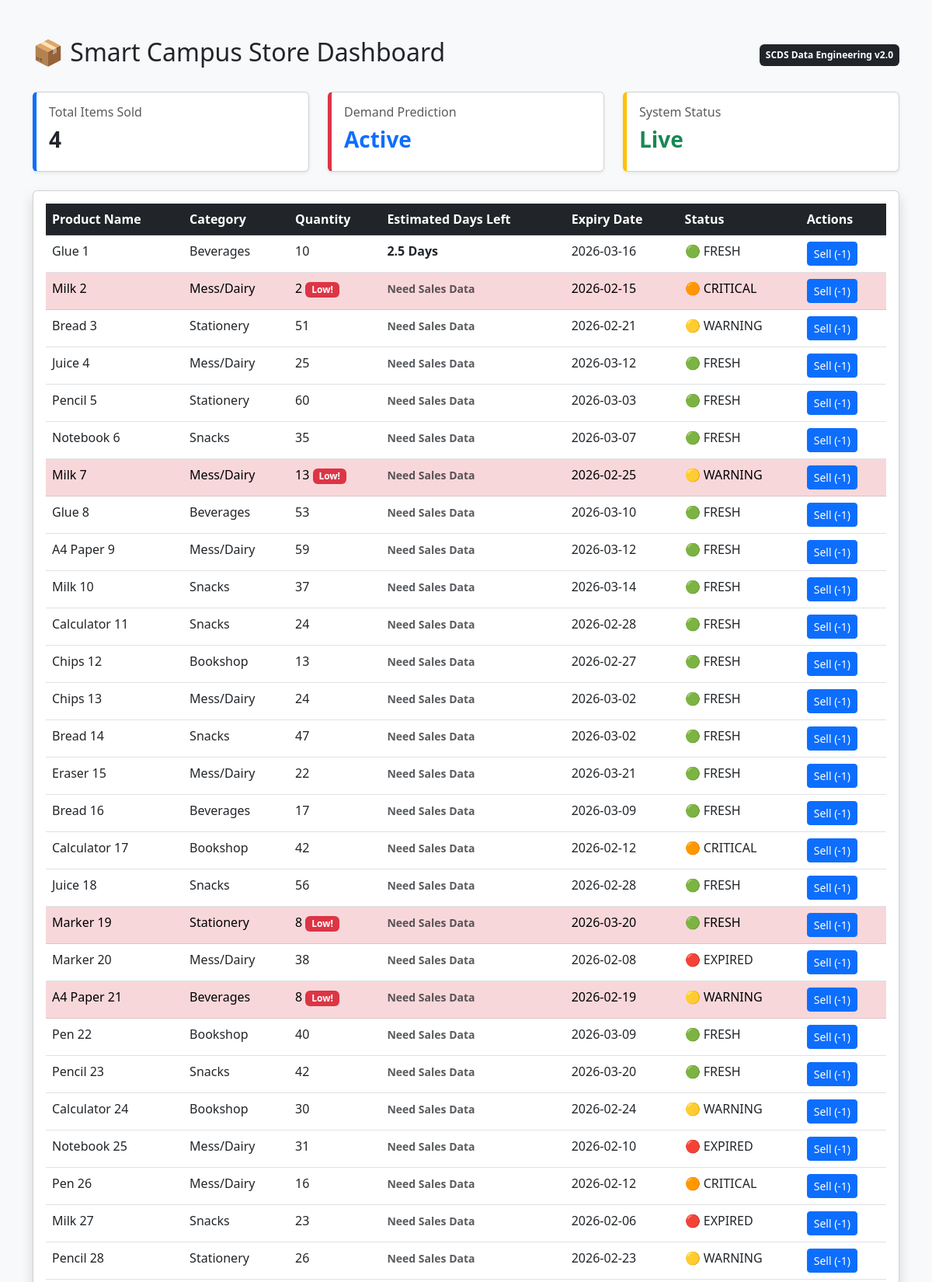
The page / (upper part) on the database its author committed.
### models.py (models this page shows)
class Product(db.Model):
    id = db.Column(db.Integer, primary_key=True)
    name = db.Column(db.String(100), nullable=False)
    category = db.Column(db.String(50))
    min_stock_level = db.Column(db.Integer, default=5)
    batches = db.relationship('Batch', backref='product_info', lazy=True)
    sales = db.relationship('Sale', backref='product_sold', lazy=True) # New Relationship

### app.py (the view)
@app.route('/')
def dashboard():
    today = datetime.now().date()
    batches = db.session.execute(select(Batch)).scalars().all()
    total_sales = db.session.query(Sale).count()
    report = []
    for b in batches:
        product = db.session.get(Product, b.product_id)
        sales_count = db.session.query(Sale).filter_by(product_id=b.product_id).count()
        days_of_stock_left = "N/A"
        if sales_count > 0:
            days_of_stock_left = round(b.quantity / sales_count, 1)
        days_left = (b.expiry_date - today).days
        if days_left < 0: status = "🔴 EXPIRED"
        elif days_left <= 7: status = "🟠 CRITICAL"
        elif days_left <= 15: status = "🟡 WARNING"
        else: status = "🟢 FRESH"
        is_low = b.quantity <= (product.min_stock_level if product else 5)
        report.append({
            "id": b.id,
            "name": product.name if product else "Unknown",
            "category": product.category if product else "N/A",
            "qty": b.quantity,
            "expiry": b.expiry_date.strftime('%Y-%m-%d'),
            "prediction": days_of_stock_left,
            "alert": status,
            "low_stock": is_low
        })
    return render_template('index.html', inventory=report, total_sales=total_sales)

### templates/index.html (shortened to what this page needs)
<!DOCTYPE html>
<html lang="en">
<head>
    <link href="https://cdn.jsdelivr.net/npm/bootstrap@5.3.0/dist/css/bootstrap.min.css" rel="stylesheet">
</head>
<body class="bg-light">
    <div class="container mt-5">
        <div class="d-flex justify-content-between align-items-center mb-4">
            <h2>📦 Smart Campus Store Dashboard</h2>
            <span class="badge bg-dark p-2">SCDS Data Engineering v2.0</span>
        </div>
        <div class="row mb-4">
            <div class="col-md-4">
                <div class="card shadow-sm card-stat">
                    <div class="card-body">
                        <h6 class="text-muted">Total Items Sold</h6>
                        <h3 class="fw-bold">{{ total_sales }}</h3>
                    </div>
                </div>
            </div>
            <div class="col-md-4">
                <div class="card shadow-sm" style="border-left: 5px solid #dc3545;">
                    <div class="card-body">
                        <h6 class="text-muted">Demand Prediction</h6>
                        <h3 class="text-primary fw-bold">Active</h3>
                    </div>
                </div>
            </div>
            <div class="col-md-4">
                <div class="card shadow-sm" style="border-left: 5px solid #ffc107;">
                    <div class="card-body">
                        <h6 class="text-muted">System Status</h6>
                        <h3 class="text-success fw-bold">Live</h3>
                    </div>
                </div>
            </div>
        </div>
        <div class="card shadow">
            <div class="card-body">
                <table class="table table-hover">
                    <thead class="table-dark">
                        <tr>
                            <th>Product Name</th>
                            <th>Category</th>
                            <th>Quantity</th>
                            <th>Estimated Days Left</th>
                            <th>Expiry Date</th>
                            <th>Status</th>
                            <th>Actions</th>
                        </tr>
                    </thead>
                    <tbody>
                        {% for item in inventory %}
                        <tr class="{% if item.low_stock %}table-danger{% endif %}">
                            <td>{{ item.name }}</td>
                            <td>{{ item.category }}</td>
                            <td>
                                {{ item.qty }}
                                {% if item.low_stock %}
                                    <span class="badge bg-danger">Low!</span>
                                {% endif %}
                            </td>
                            <td class="prediction-text">
                                {% if item.prediction == "N/A" %}
                                    <span class="text-muted small">Need Sales Data</span>
                                {% else %}
                                    {{ item.prediction }} Days
                                {% endif %}
                            </td>
                            <td>{{ item.expiry }}</td>
                            <td>{{ item.alert }}</td>
                            <td>
                                <a href="/sell/{{ item.id }}" class="btn btn-sm btn-primary">Sell (-1)</a>
                            </td>
                        </tr>
                        {% endfor %}
                    </tbody>
                </table>
            </div>
        </div>
    </div>
</body>
</html>

### templates/index.html (style rules this page uses)
.table-danger { background-color: #f8d7da !important; }
.prediction-text { font-weight: bold; color: #0d6efd; }
.card-stat { border-left: 5px solid #0d6efd; }

### rows shown on the page
Product: name "Glue 1", category "Beverages", qty "10", prediction "2.5", expiry "2026-03-16", alert "🟢 FRESH"
Product: name "Milk 2", category "Mess/Dairy", qty "2", shows "Low!", shows "Need Sales Data", expiry "2026-02-15", alert "🟠 CRITICAL"
Product: name "Bread 3", category "Stationery", qty "51", shows "Need Sales Data", expiry "2026-02-21", alert "🟡 WARNING"
Product: name "Juice 4", category "Mess/Dairy", qty "25", shows "Need Sales Data", expiry "2026-03-12", alert "🟢 FRESH"
Product: name "Pencil 5", category "Stationery", qty "60", shows "Need Sales Data", expiry "2026-03-03", alert "🟢 FRESH"
Product: name "Notebook 6", category "Snacks", qty "35", shows "Need Sales Data", expiry "2026-03-07", alert "🟢 FRESH"
Product: name "Milk 7", category "Mess/Dairy", qty "13", shows "Low!", shows "Need Sales Data", expiry "2026-02-25", alert "🟡 WARNING"
Product: name "Glue 8", category "Beverages", qty "53", shows "Need Sales Data", expiry "2026-03-10", alert "🟢 FRESH"
Product: name "A4 Paper 9", category "Mess/Dairy", qty "59", shows "Need Sales Data", expiry "2026-03-12", alert "🟢 FRESH"
Product: name "Milk 10", category "Snacks", qty "37", shows "Need Sales Data", expiry "2026-03-14", alert "🟢 FRESH"
Product: name "Calculator 11", category "Snacks", qty "24", shows "Need Sales Data", expiry "2026-02-28", alert "🟢 FRESH"
Product: name "Chips 12", category "Bookshop", qty "13", shows "Need Sales Data", expiry "2026-02-27", alert "🟢 FRESH"
Product: name "Chips 13", category "Mess/Dairy", qty "24", shows "Need Sales Data", expiry "2026-03-02", alert "🟢 FRESH"
Product: name "Bread 14", category "Snacks", qty "47", shows "Need Sales Data", expiry "2026-03-02", alert "🟢 FRESH"
Product: name "Eraser 15", category "Mess/Dairy", qty "22", shows "Need Sales Data", expiry "2026-03-21", alert "🟢 FRESH"
Product: name "Bread 16", category "Beverages", qty "17", shows "Need Sales Data", expiry "2026-03-09", alert "🟢 FRESH"
Product: name "Calculator 17", category "Bookshop", qty "42", shows "Need Sales Data", expiry "2026-02-12", alert "🟠 CRITICAL"
Product: name "Juice 18", category "Snacks", qty "56", shows "Need Sales Data", expiry "2026-02-28", alert "🟢 FRESH"
Product: name "Marker 19", category "Stationery", qty "8", shows "Low!", shows "Need Sales Data", expiry "2026-03-20", alert "🟢 FRESH"
Product: name "Marker 20", category "Mess/Dairy", qty "38", shows "Need Sales Data", expiry "2026-02-08", alert "🔴 EXPIRED"
Product: name "A4 Paper 21", category "Beverages", qty "8", shows "Low!", shows "Need Sales Data", expiry "2026-02-19", alert "🟡 WARNING"
Product: name "Pen 22", category "Bookshop", qty "40", shows "Need Sales Data", expiry "2026-03-09", alert "🟢 FRESH"
Product: name "Pencil 23", category "Snacks", qty "42", shows "Need Sales Data", expiry "2026-03-20", alert "🟢 FRESH"
Product: name "Calculator 24", category "Bookshop", qty "30", shows "Need Sales Data", expiry "2026-02-24", alert "🟡 WARNING"
Product: name "Notebook 25", category "Mess/Dairy", qty "31", shows "Need Sales Data", expiry "2026-02-10", alert "🔴 EXPIRED"
Product: name "Pen 26", category "Mess/Dairy", qty "16", shows "Need Sales Data", expiry "2026-02-12", alert "🟠 CRITICAL"
Product: name "Milk 27", category "Snacks", qty "23", shows "Need Sales Data", expiry "2026-02-06", alert "🔴 EXPIRED"
Product: name "Pencil 28", category "Stationery", qty "26", shows "Need Sales Data", expiry "2026-02-23", alert "🟡 WARNING"

### other values the page prints
{{ total_sales }} "4"
